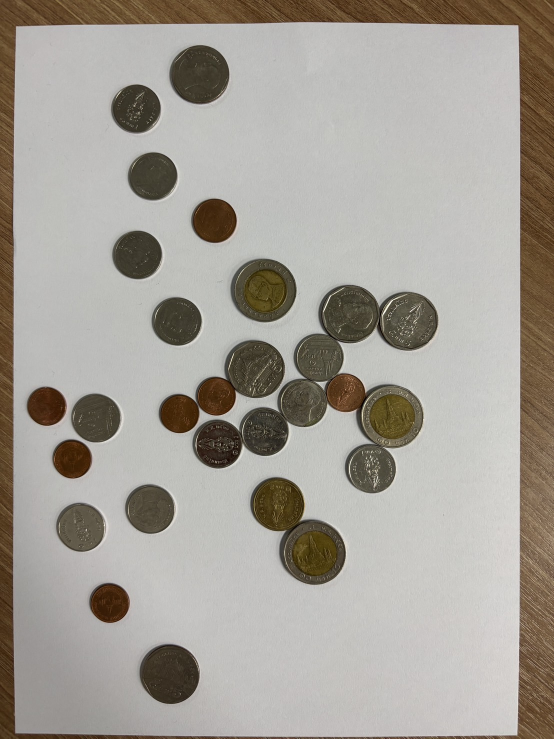
#> input picture IMG_1221.JPG, 1108 x 1477 px (shown at 1/2 size)
$ python ad21.py
#> lines starting #> are read from the running program, lines starting #| are printed output that depends on the picture; after the words box and inside, x2 and y2 are one past the last pixel; in counts of white or black regions, pixels touching at a corner belong together
import cv2 as cv
import numpy as np
import os

WINDOW_NAME = "B6610364-นายปัณณธร-ขันละ"
root = os.getcwd()
imgPath = os.path.join(root, "IMG_1221.JPG")
img = cv.imread(imgPath)
#> img is the input picture: shape (1477, 1108, 3); mean B, G, R 151.5, 159.5, 164.4
if img is None:
    raise FileNotFoundError(f"Could not read image at {imgPath}")

TARGET_WIDTH = 500
h0, w0 = img.shape[:2]
#> h0 = 1477; w0 = 1108
scale = TARGET_WIDTH / w0
#> scale = 0.451
img = cv.resize(img, (TARGET_WIDTH, int(h0 * scale)))
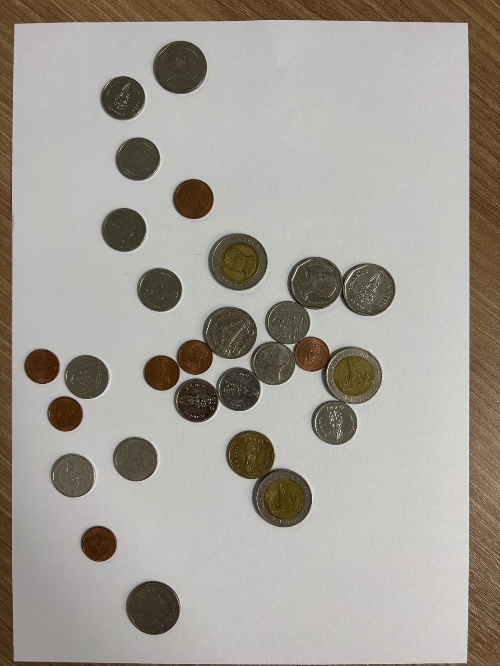
#> img: shape (666, 500, 3); mean B, G, R 151.4, 159.3, 164.3
imgRGB = cv.cvtColor(img, cv.COLOR_BGR2RGB)
imgHSV = cv.cvtColor(img, cv.COLOR_BGR2HSV)
#> imgHSV: shape (666, 500, 3); mean H, S, V 24.3, 33.5, 164.5
imgGray = cv.cvtColor(img, cv.COLOR_BGR2GRAY)
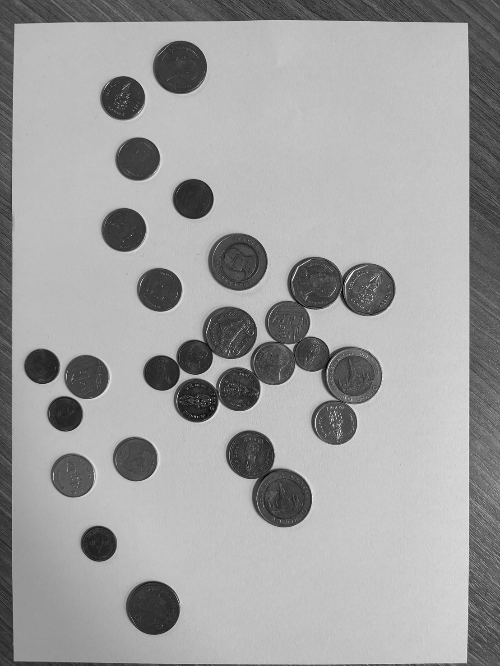
#> imgGray: shape (666, 500); min 2, max 252, mean 159.9
imgBlur = cv.GaussianBlur(imgGray, (9, 9), 2)
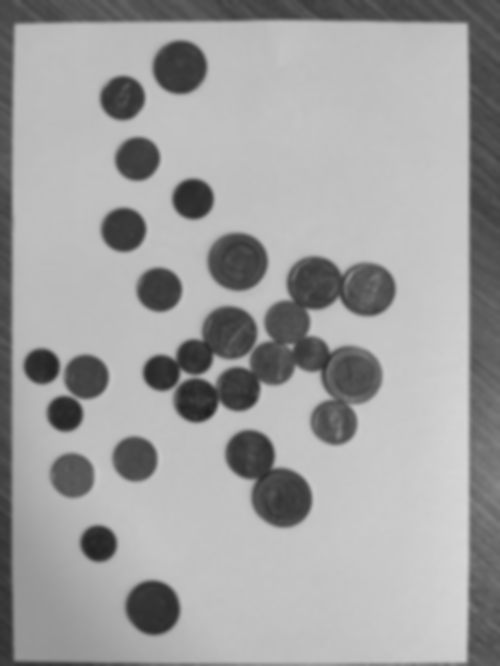
#> imgBlur: shape (666, 500); min 30, max 213, mean 160

circles = cv.HoughCircles(
    imgBlur,
    cv.HOUGH_GRADIENT,
    dp=1.2,
    minDist=22,
    param1=100,
    param2=22,
    minRadius=12,
    maxRadius=32,
)
#> circles = 28 rows, first 8: [179.4, 66.6, 26.88], [192.6, 198.6, 20.4], [235.8, 261, 28.56], [159, 289.8, 21.84], [85.8, 376.2, 22.44], [369, 288.6, 25.68], [281.4, 498.6, 29.76], [333, 423, 23.52]

if circles is None:
    raise RuntimeError("No circles detected - try adjusting HoughCircles params")

circles = np.uint16(np.around(circles))[0]
#> circles = 28 rows, first 8: [179, 67, 27], [193, 199, 20], [236, 261, 29], [159, 290, 22], [86, 376, 22], [369, 289, 26], [281, 499, 30], [333, 423, 24]

# 1-baht coins are silver (low/mid saturation) and fall in a narrow radius
# band, distinct from the copper coins (high saturation, small radius) and
# the gold-bimetal 10-baht coins (high saturation, large radius). Ranges
# below were measured directly from this photo's coins.
MIN_RADIUS, MAX_RADIUS = 21, 23
MIN_SAT, MAX_SAT = 50, 95
MIN_HUE, MAX_HUE = 15, 28

baht1_count = 0
for x, y, r in circles:
    mask = np.zeros(imgHSV.shape[:2], np.uint8)
    cv.circle(mask, (int(x), int(y)), max(int(r * 0.6), 3), 255, -1)
    hue, sat, val, _ = cv.mean(imgHSV, mask=mask)

    is_baht1 = (
        MIN_RADIUS <= r <= MAX_RADIUS
        and MIN_SAT <= sat <= MAX_SAT
        and MIN_HUE <= hue <= MAX_HUE
    )

    if is_baht1:
        baht1_count += 1
        cv.circle(imgRGB, (x, y), r, (0, 255, 0), 3)
    else:
        cv.circle(imgRGB, (x, y), r, (0, 165, 255), 1)
#> this loop made 28 passes
#> (x, y, r, hue, sat, val, is_baht1) on passes 1 to 12: (179, 67, 27, 21.27, 79.18, 64.07, False), (193, 199, 20, 14.99, 194.7, 67.46, False), (236, 261, 29, 23.19, 174.6, 81.56, False), (159, 290, 22, 24.36, 70.35, 63.57, True), (86, 376, 22, 21.18, 71.93, 72.56, True), (369, 289, 26, 23.54, 53, 98.25, False), (281, 499, 30, 22.21, 191.7, 78.95, False), (333, 423, 24, 23.67, 50.53, 97.57, False), (71, 475, 22, 20.84, 61.73, 95.24, True), (249, 454, 24, 21.15, 176.8, 78.38, False), (137, 158, 21, 24.13, 66.04, 66.83, True), (160, 373, 17, 15.17, 214.7, 71.66, False)
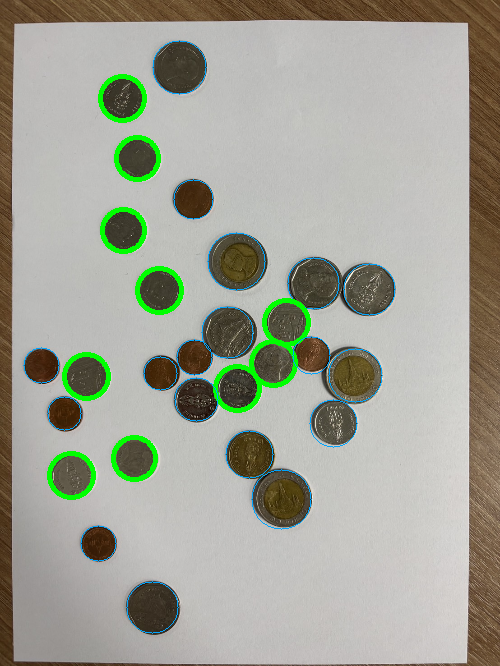
#> imgRGB: shape (666, 500, 3); mean R, G, B 161.2, 162.6, 150.5
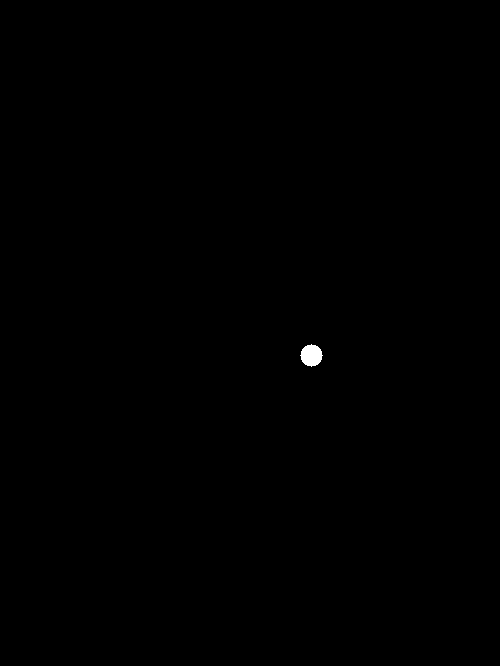
#> mask: shape (666, 500); 0.11% white; 1 white region, box (x1, y1, x2, y2) and area: (300, 344, 323, 367) 377
#> after the loop, baht1_count = 10

cv.putText(
    imgRGB,
    f"1 Baht coins: {baht1_count}",
    (10, 30),
    cv.FONT_HERSHEY_SIMPLEX,
    1,
    (0, 255, 0),
    3,
)
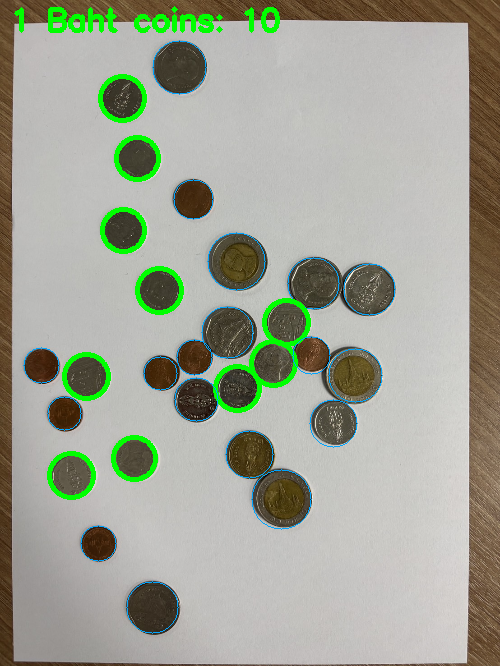
#> imgRGB: shape (666, 500, 3); 0.75% of pixels changed, all inside (x1, y1, x2, y2) = (14, 6, 280, 33)

cv.namedWindow(WINDOW_NAME)
cv.imshow(WINDOW_NAME, imgRGB)
cv.waitKey(0)
cv.destroyAllWindows()

$ run again, with random2.jpg copied over IMG_1221.JPG
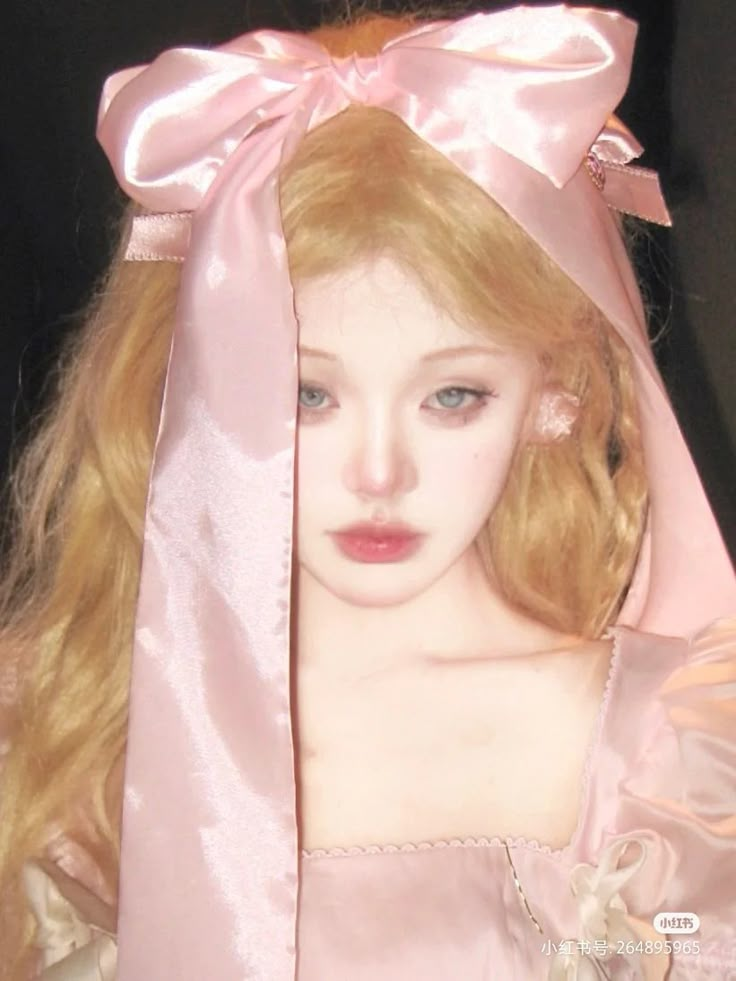
#> input picture random2.jpg, 736 x 981 px
#> img is the input picture: shape (981, 736, 3); mean B, G, R 151.2, 164.7, 196.3
#> img: shape (666, 500, 3)
#> imgHSV: shape (666, 500, 3); mean H, S, V 26.6, 58.8, 196.3
#> `circles = cv.HoughCircles( imgBlur, cv.HOUGH_GRADIENT, dp=1.2, minDist..`: circles = [[117, 95.4, 28.68], [265.8, 359.4, 22.2], [413.4, 106.2, 15.12], [127.8, 60.6, 30]]
#> `circles = np.uint16(np.around(circles))[0]`: circles = [[117, 95, 29], [266, 359, 22], [413, 106, 15], [128, 61, 30]]
#> the loop `for x, y, r in circles:` made 4 passes
#> (x, y, r, hue, sat, val) on passes 1 to 4: (117, 95, 29, 77.5, 48.98, 235.1), (266, 359, 22, 61.5, 93.12, 222.2), (413, 106, 15, 8.57, 69.94, 203.5), (128, 61, 30, 77.95, 26.37, 241.1)
#> after the loop `for x, y, r in circles:`:
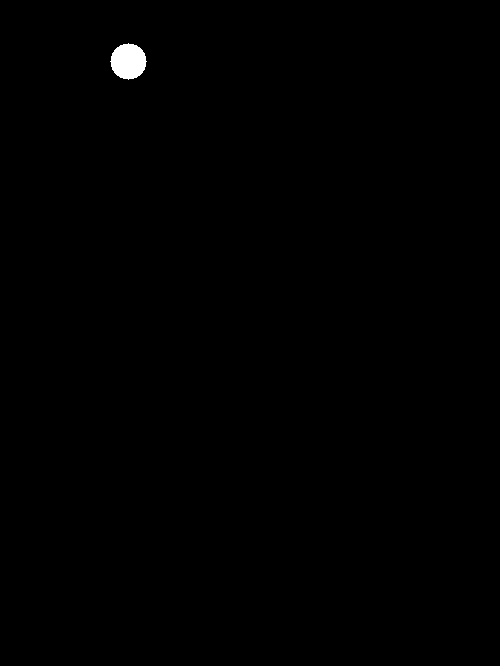
#> mask: shape (666, 500); 0.3% white; 1 white region, box (x1, y1, x2, y2) and area: (110, 43, 147, 80) 1009
#> after the loop `for x, y, r in circles:`: baht1_count = 0
#> `cv.putText( imgRGB, f"1 Baht coins: {baht1_count}", (10, 30), cv.FONT_..`:
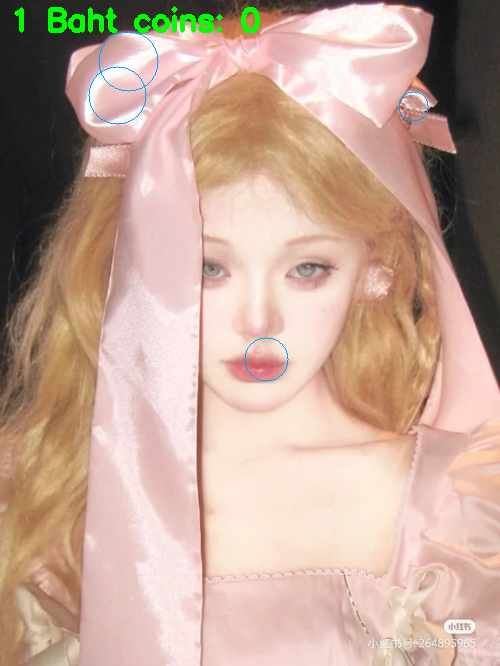
#> imgRGB: shape (666, 500, 3); mean R, G, B 195.2, 165.9, 150.8
